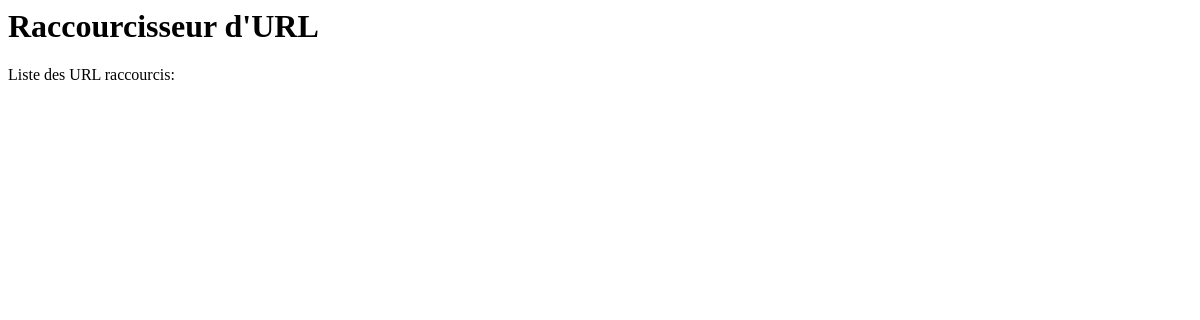
/mini_url/, run on an earlier commit of the app's database.
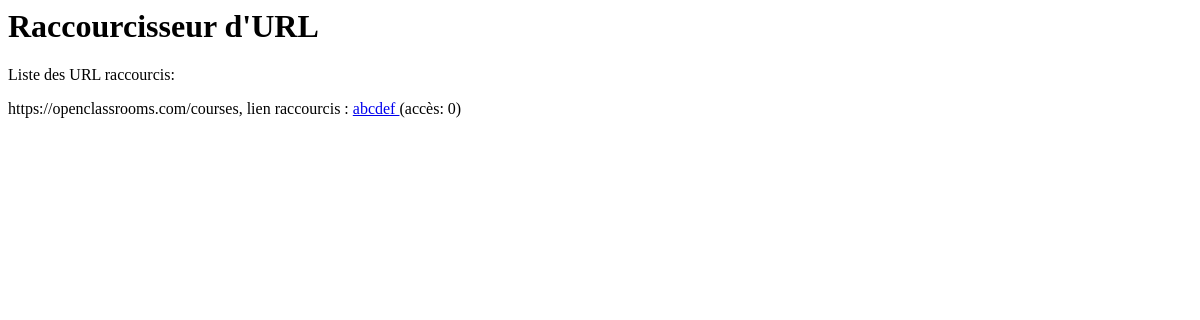
And on a later commit of the database.
### mini_url/models.py (models this page shows)
class MiniUrl(models.Model):
	url= models.URLField(max_length= 100)
	code= models.CharField(max_length= 10, unique= True)
	date= models.DateTimeField(auto_now_add= True, auto_now= False)
	pseudo= models.CharField(max_length= 40, blank= True)
	nb_acces= models.IntegerField(default= 0)

### mini_url/views.py (the view)
def home(request):
	urls = MiniUrl.objects.all()
	return render(request, 'home.html', {'urls':urls})

### mini_url/templates/home.html
<h1>Raccourcisseur d'URL</h1>
<p>Liste des URL raccourcis:</p>
{% for url in urls %}
	<p>{{url.url}}, lien raccourcis : <a href="{% url 'redirection' code=url.code %}"> {{url.code}} </a> (accès: {{url.nb_acces}})</p>
{% endfor %}

What changed in the data, as far as the page shows it:
added MiniUrl: url "https://openclassrooms.com/courses", code "abcdef", nb_acces "0"
